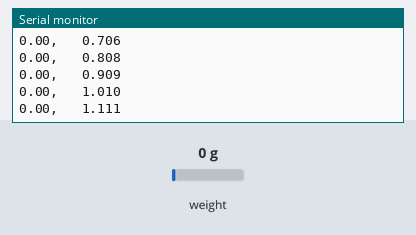
A sketch run on a simulated Arduino Uno, built with avr-gcc and run on an emulated ATmega328P. Parts: the last lines printed to the serial monitor. The test bench sets the inputs (shaded band); at power-on: weight on the scale 0 g.

Above: at 2.2 s.
2.3 s: weight on the scale set to 100 g
At 2.32 s:
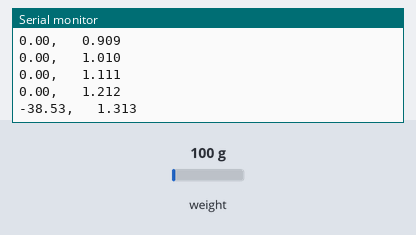
3.8 s: weight on the scale set to 1250 g
At 3.83 s:
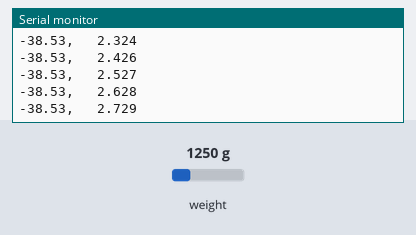
Timing chart, 0 to 6.8 s (numbered marks = the images above; inputs shaded):
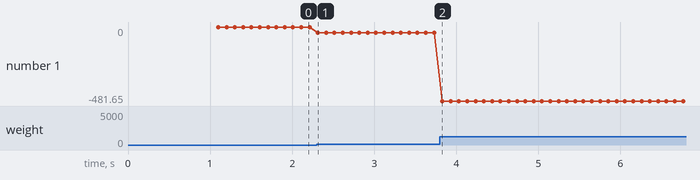

Measured:
- after the input at 2.3 s, the serial monitor: prints a new line at once (image 1)
- plotted number 1: 0 → -38.53 after the input at 2.3 s

The sketch:

lab6.ino
```cpp
#include "HX711.h" //This library can be obtained here http://librarymanager/All#Avia_HX711

#define LOADCELL_DOUT_PIN  3
#define LOADCELL_SCK_PIN  2
unsigned long StartTime = 0;
HX711 scale;

void setup() {
  Serial.begin(9600);

  scale.begin(LOADCELL_DOUT_PIN, LOADCELL_SCK_PIN);
  scale.tare();    //Assuming there is no weight on the scale at start up, reset the scale to 0
//  start a timer
  StartTime = millis();

}

float calibrate(float info){
  return ((info * 100) / -109000);
}


void loop() {
  float weight = scale.get_units();
  weight = calibrate(weight);
  unsigned long CurrentTime = millis();
  float ElapsedTime = (CurrentTime-StartTime)/1000.0;
  Serial.print(weight, 2); //scale.get_units() returns a float
  Serial.print(", \t");
  Serial.print(ElapsedTime, 3); //scale.get_units() returns a float
  Serial.println();
}
```
